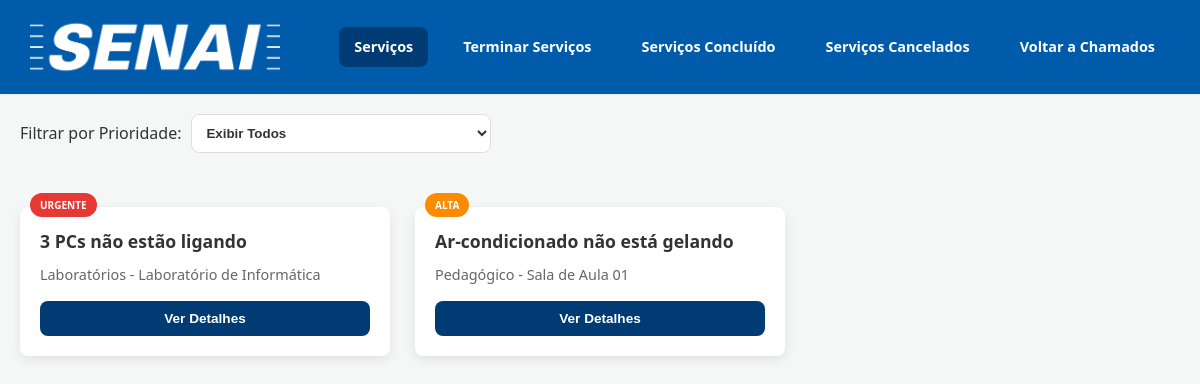
/funcionario.php (signed in), run on the app's committed database.
### tables this page shows
CREATE TABLE solicitacao (
    id_solicitacao INT AUTO_INCREMENT PRIMARY KEY,
    id_ambiente INT NOT NULL,
    id_sala INT NOT NULL,
    id_funcionario INT,
    id_funcionario_cancelou INT,
    id_funcionario_concluiu INT,
    motivo VARCHAR(150) NOT NULL,
    foto VARCHAR(255),
    prioridade ENUM('Baixa', 'Média', 'Alta', 'Urgente') NOT NULL DEFAULT 'Baixa',
    motivo_cancelamento TEXT,
    data_cancelamento DATETIME,
    data_inic DATETIME,
    data_fim DATETIME,
    status ENUM('solicitado','andamento','concluido','cancelado','recusado') NOT NULL DEFAULT 'solicitado',
    FOREIGN KEY (id_funcionario) REFERENCES funcionario(id_funcionario),
    FOREIGN KEY (id_sala) REFERENCES sala(id_sala),
    FOREIGN KEY (id_ambiente) REFERENCES ambiente(id_ambiente)
);

CREATE TABLE ambiente (
    id_ambiente INT PRIMARY KEY AUTO_INCREMENT,
    nome VARCHAR(100) NOT NULL
);

CREATE TABLE sala (
    id_sala INT AUTO_INCREMENT PRIMARY KEY,
    id_ambiente INT NOT NULL,
    num_sala CHAR(2) NOT NULL,
    nome VARCHAR(100) NOT NULL,
    FOREIGN KEY (id_ambiente) REFERENCES ambiente(id_ambiente)
);

### funcionario.php (the view, shortened to what this page needs)
<?php
require("db/conexao.php");
$id_func_logado = $_SESSION['usuario_id'];
$tabAtiva = $_GET['tab'] ?? 'servicos';
$dataFiltro = $_GET['data_filtro'] ?? null;
function buscarSolicitacoes($conn, $status, $cancelados = false, $dataFiltro = null, $id_func)
{
    $order = "ORDER BY FIELD(s.prioridade, 'Urgente', 'Alta', 'Média', 'Baixa'), s.id_solicitacao DESC";
    $params = [];
    $query = "SELECT s.*, sala.nome AS sala_nome, sala.num_sala, amb.nome AS ambiente_nome,
                     f_concluiu.nome AS nome_concluiu, f_cancelou.nome AS nome_cancelou
              FROM solicitacao s
              JOIN sala ON s.id_sala = sala.id_sala
              JOIN ambiente amb ON s.id_ambiente = amb.id_ambiente
              LEFT JOIN funcionario f_concluiu ON s.id_funcionario_concluiu = f_concluiu.id_funcionario
              LEFT JOIN funcionario f_cancelou ON s.id_funcionario_cancelou = f_cancelou.id_funcionario WHERE ";
    if ($cancelados) {
        $query .= "(s.id_funcionario_cancelou = ? OR s.id_funcionario = ?) AND s.motivo_cancelamento IS NOT NULL";
        $params = [$id_func, $id_func];
        if ($dataFiltro) {
            $query .= " AND DATE(s.data_cancelamento) = ?";
            $params[] = $dataFiltro;
        }
    } else {
        $placeholders = implode(',', array_fill(0, count($status), '?'));
        $query .= "s.status IN ($placeholders)";
        $params = $status;
    }
    $query .= " GROUP BY s.id_solicitacao $order";
    $sql = $conn->prepare($query);
    $sql->execute($params);
    return $sql->fetchAll();
}
$solicitados = ($tabAtiva === 'servicos')   ? buscarSolicitacoes($conn, ['solicitado'], false, null, $id_func_logado) : [];
$andamento   = ($tabAtiva === 'terminar')   ? buscarSolicitacoes($conn, ['andamento'], false, null, $id_func_logado) : [];
$finalizados = ($tabAtiva === 'concluido')  ? buscarSolicitacoes($conn, ['concluido'], false, $dataFiltro, $id_func_logado) : [];
$cancelados  = ($tabAtiva === 'cancelados') ? buscarSolicitacoes($conn, [], true, $dataFiltro, $id_func_logado) : [];
$listaAtual = match ($tabAtiva) {
    'servicos'   => $solicitados,
    'terminar'   => $andamento,
    'concluido'  => $finalizados,
    'cancelados' => $cancelados,
    default      => []
};
?>
<!DOCTYPE html>
<html lang="pt-BR">
<head>
    <link rel="stylesheet" href="css/estilo.css">
</head>
<body>
    <nav class="navbar">
        <img src="img/senai-logo-1.png" alt="Logo">
        <div class="menu">
            <a href="?tab=servicos" class="nav-link <?= $tabAtiva === 'servicos' ? 'active' : '' ?>">Serviços</a>
            <a href="?tab=terminar" class="nav-link <?= $tabAtiva === 'terminar' ? 'active' : '' ?>">Terminar Serviços</a>
            <a href="?tab=concluido" class="nav-link <?= $tabAtiva === 'concluido' ? 'active' : '' ?>">Serviços Concluído</a>
            <a href="?tab=cancelados" class="nav-link <?= $tabAtiva === 'cancelados' ? 'active' : '' ?>">Serviços Cancelados</a>
            <a href="chamado.php" class="nav-link">Voltar a Chamados</a>
        </div>
    </nav>
    <div class="filtro-container">
        <?php if ($tabAtiva === 'servicos'): ?>
            <label for="filtro-prioridade">Filtrar por Prioridade:</label>
            <select id="filtro-prioridade" class="select-prioridade">
                <option value="todos">Exibir Todos</option>
            </select>
        <?php endif; ?>
    </div>
    <main class="container tab-ativo">
        <?php if (empty($listaAtual)): ?>
            <p>Nenhum registro encontrado.</p>
            <?php else:
            foreach ($listaAtual as $s): ?>
                <div class="coluna">
                    <div class="tag-prioridade <?= strtolower($s['prioridade']) ?>"><?= $s['prioridade'] ?></div>
                    <div class="card">
                        <strong><?= $s['motivo'] ?></strong>
                        <p><?= $s['ambiente_nome'] ?> - <?= $s['sala_nome'] ?></p>
                        <div class="botoes">
                            <button type="button" class="btn btn-detalhes btn-abrir-detalhes" data-info='<?= json_encode($s) ?>' style="width: 100%;">Ver Detalhes</button>
                        </div>
                    </div>
                </div>
        <?php endforeach;
        endif; ?>
    </main>
</body>
</html>

### css/estilo.css (style rules this page uses)
* { box-sizing: border-box; margin: 0; padding: 0; }
body { background-color: #f4f7f6; font-family: 'Segoe UI', Roboto, Helvetica, Arial, sans-serif; color: #333; line-height: 1.6; }
.navbar { background: rgb(0, 92, 170); box-shadow: 0px 0px 3px #ddd; padding: 15px 30px; display: flex; align-items: center; justify-content: space-between; margin-bottom: 20px; }
.navbar img { height: 64px; width: auto; }
.menu { display: flex; gap: 20px; }
.nav-link { color: #ffffff; text-decoration: none; font-weight: 600; font-size: 0.9rem; padding: 8px 15px; border-radius: 8px; transition: all 0.3s ease; }
.nav-link:hover, .nav-link.active { background: #003B73; }
.container { display: none; grid-template-columns: repeat(auto-fill, minmax(280px, 1fr)); gap: 25px; padding: 40px 20px; max-width: 1200px; margin: 0 auto; }
.container.tab-ativo { display: grid; }
.coluna { display: flex; flex-direction: column; }
.card { background: #ffffff; border-radius: 8px; padding: 20px; box-shadow: 0 4px 12px rgba(0, 0, 0, 0.08); }
.card strong { display: block; font-size: 1.1rem; margin-bottom: 8px; color: #333; }
.card p { color: #666; font-size: 0.9rem; margin-bottom: 15px; }
.tag-prioridade { font-size: 10px; font-weight: 800; text-transform: uppercase; padding: 4px 10px; border-radius: 20px; margin-bottom: -10px; margin-left: 10px; z-index: 2; align-self: flex-start; color: #ffffff; }
.tag-prioridade.alta { background: #fb8c00; }
.tag-prioridade.urgente { background: #e53935; }
.btn { cursor: pointer; font-weight: 600; padding: 10px 16px; border: none; border-radius: 8px; transition: all 0.2s; font-size: 0.85rem; text-align: center; }
.btn-detalhes { background: #003B73; color: #ffffff; width: 100%; }
.filtro-container { max-width: 1200px; margin: 20px auto 0; padding: 0 20px; display: flex; align-items: center; gap: 10px; }
.select-prioridade { padding: 10px; border-radius: 8px; border: 1px solid #ddd; background-color: white; font-weight: 600; color: #333; cursor: pointer; flex: 1; max-width: 300px; }

### data on the page
solicitacao: prioridade "URGENTE", motivo "3 PCs não estão ligando", id_ambiente.nome "Laboratórios", id_sala.nome "Laboratório de Informática"
solicitacao: prioridade "ALTA", motivo "Ar-condicionado não está gelando", id_ambiente.nome "Pedagógico", id_sala.nome "Sala de Aula 01"
